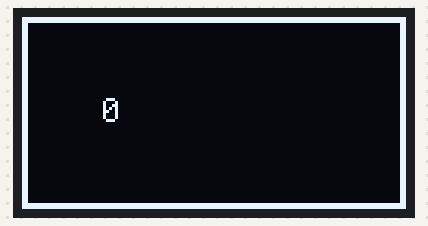
A program run on a simulated CircuitPython board. On the bench: 128×64 one-colour display.

Above: at 0.06 s.
At 1.36 s:
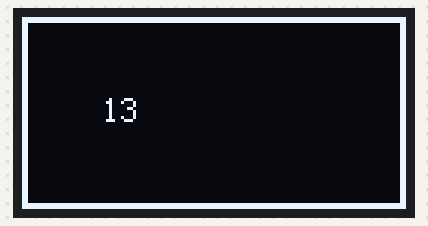
At 2.77 s:
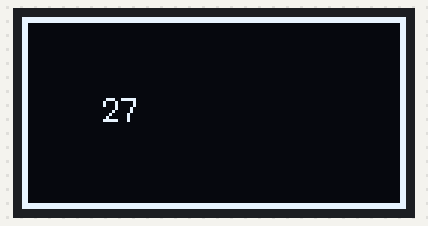
At 5.47 s:
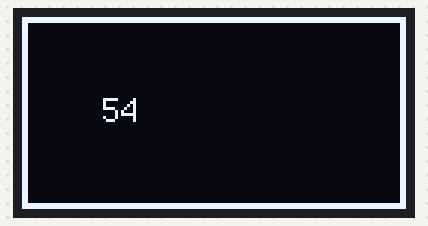
At 8.18 s:
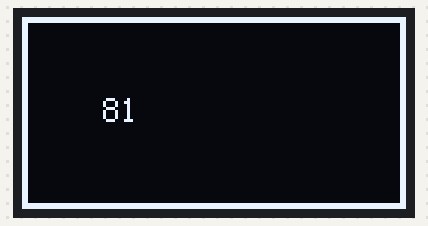
At 10.89 s:
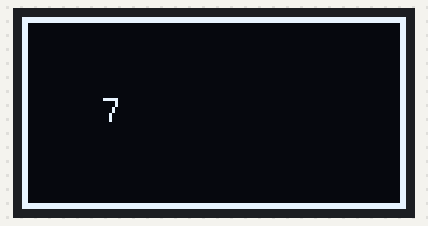

Measured:
- by itself, everything shown: repeats every 10.1 s, in 101 steps

The program:

display_example_updating.py
```python
"""
From: https://learn.adafruit.com/monochrome-oled-breakouts/circuitpython-usage#example-code-3040960-20
"""

import time
import board
import displayio
import terminalio
import adafruit_displayio_ssd1306
from adafruit_display_text import label


WIDTH = 128
HEIGHT = 64  # Change to 64 if needed
BORDER = 2

displayio.release_displays()
i2c = board.I2C()
display_bus = displayio.I2CDisplay(i2c, device_address=0x3d)
display = adafruit_displayio_ssd1306.SSD1306(display_bus, width=WIDTH, height=HEIGHT)

# Make the display context
splash = displayio.Group()
display.show(splash)

color_bitmap = displayio.Bitmap(WIDTH, HEIGHT, 1)
color_palette = displayio.Palette(1)
color_palette[0] = 0xFFFFFF  # White

bg_sprite = displayio.TileGrid(color_bitmap, pixel_shader=color_palette, x=0, y=0)
splash.append(bg_sprite)

# Draw a smaller inner rectangle
inner_bitmap = displayio.Bitmap(WIDTH - BORDER * 2, HEIGHT - BORDER * 2, 1)
inner_palette = displayio.Palette(1)
inner_palette[0] = 0x000000  # Black

temp_label = label.Label(
    terminalio.FONT, text="Temp", color=0xFFFFFF, x=27, y=2
)
splash.append(temp_label)

while True:
    for i in range(101):
        inner_sprite = displayio.TileGrid(
            inner_bitmap, pixel_shader=inner_palette, x=BORDER, y=BORDER
        )
        splash.append(inner_sprite)

        text = str(i)

        text_area = label.Label(
            terminalio.FONT, text=text, color=0xFFFFFF, x=27, y=HEIGHT // 2 - 1
        )
        splash.append(text_area)
        time.sleep(0.1)
```
